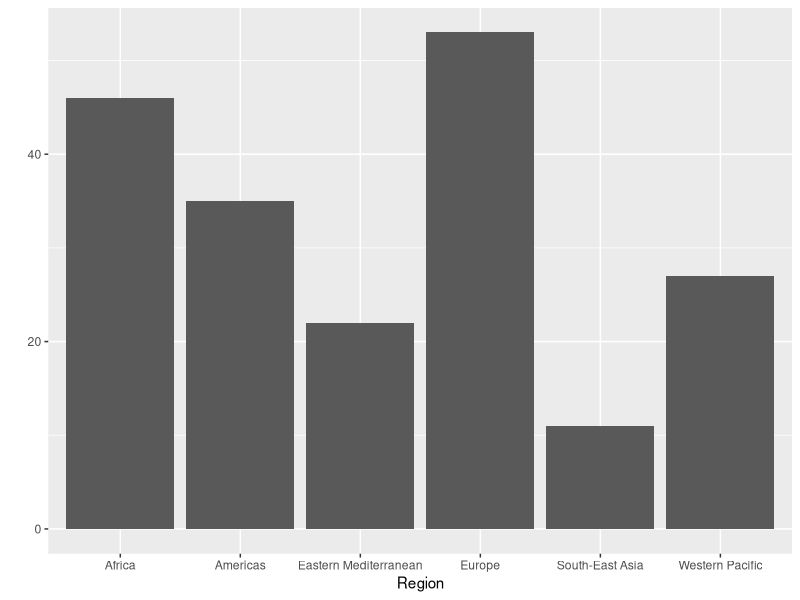
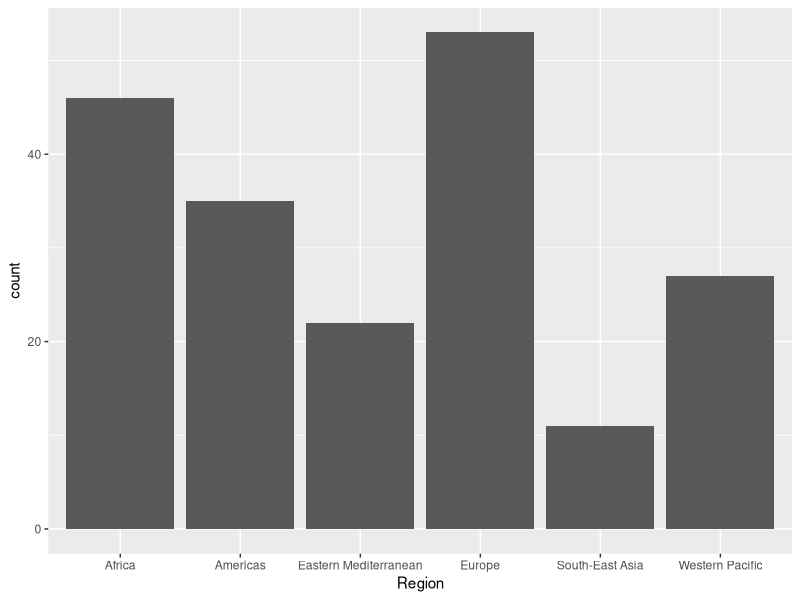
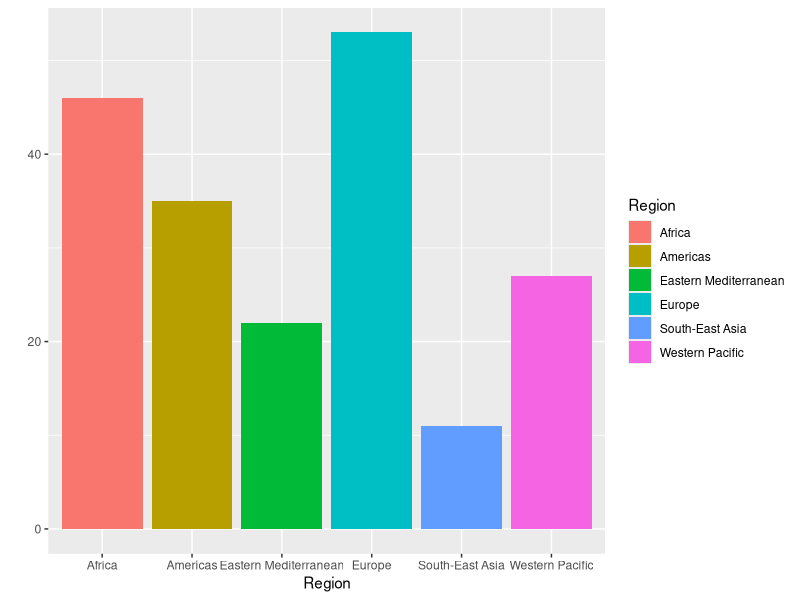
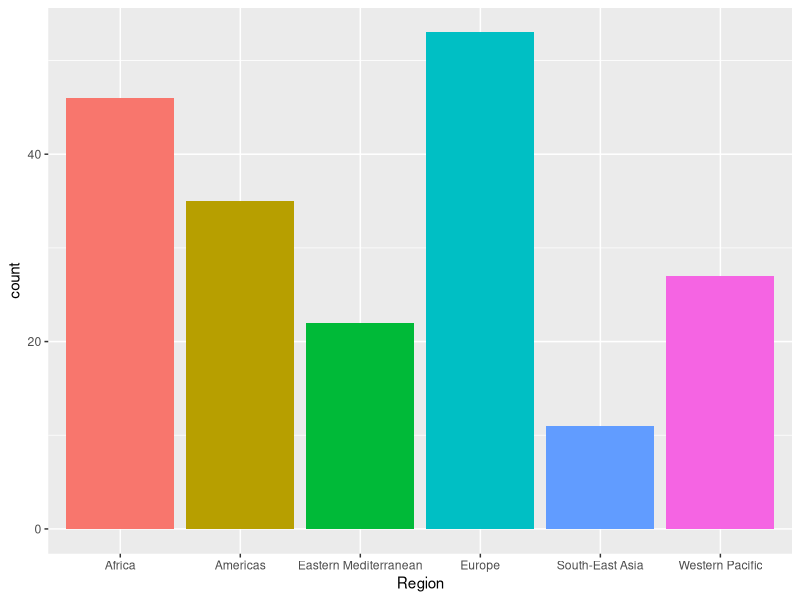
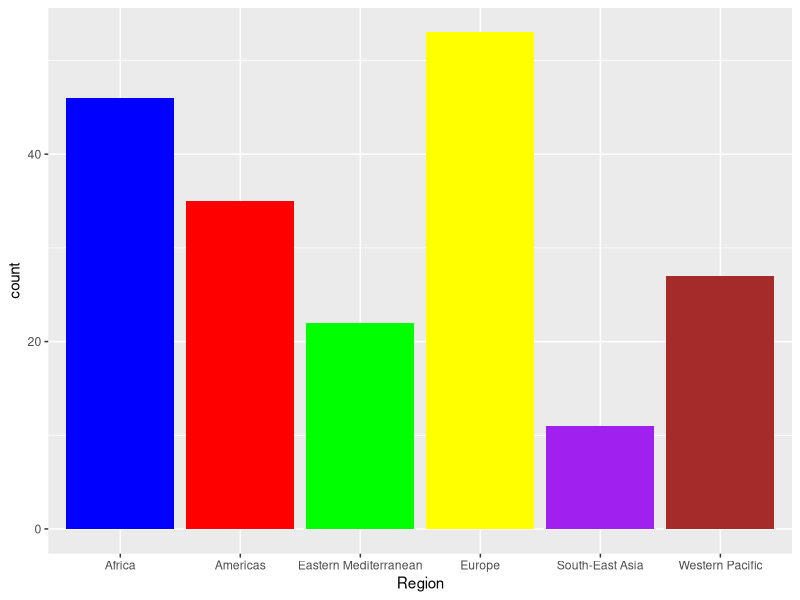
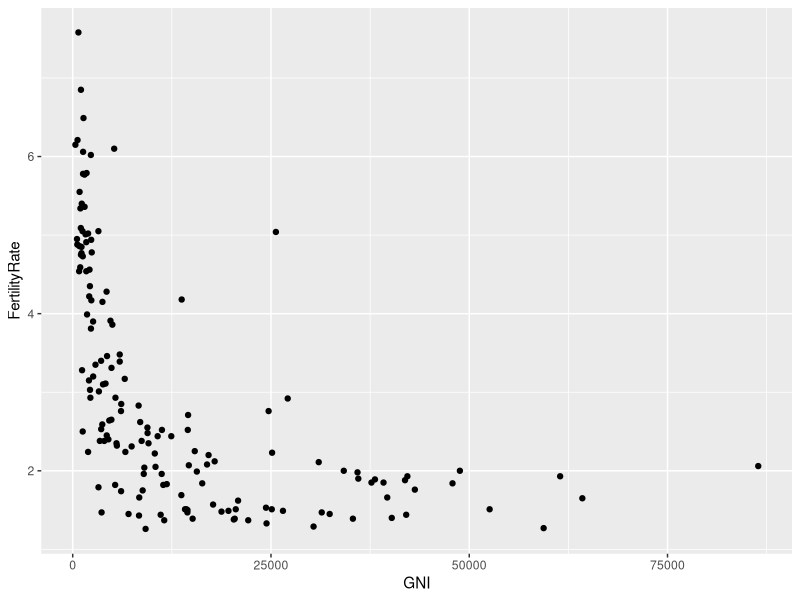
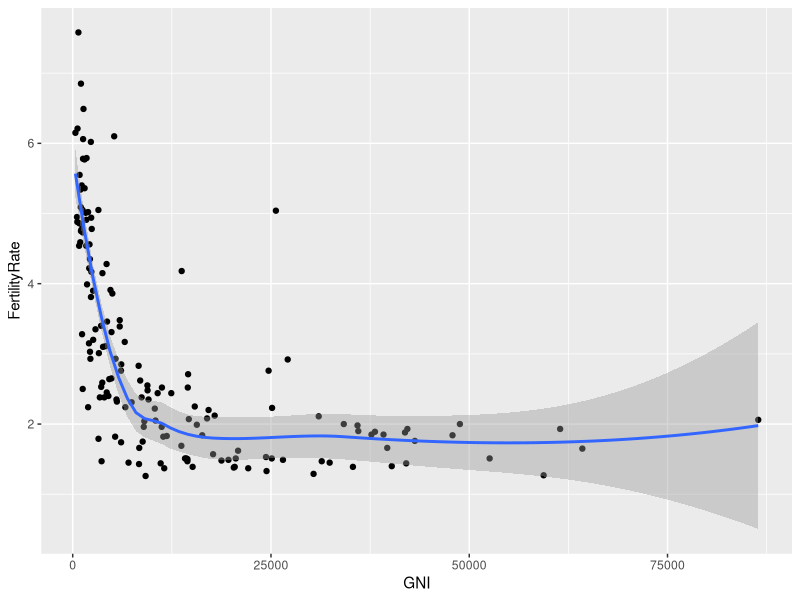
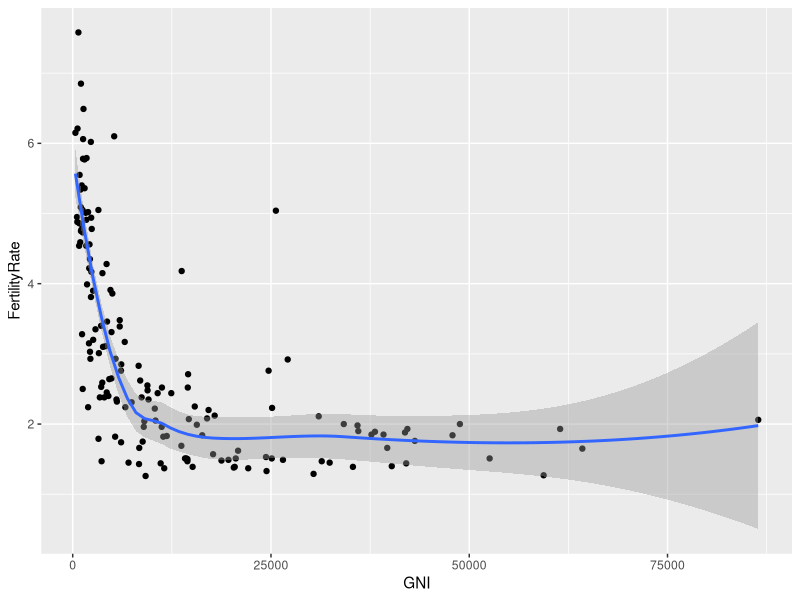

Here is the R script that generated these plots, in order:
## ---- chunk 1
# install.packages("ggplot2")
# install.packages("here")
library(here)
setwd(here())
## ---- chunk 2
library(ggplot2)
WHO <- read.csv("WHO.csv")
WHO
str(WHO)
which(WHO$Country=="Singapore")
WHO[155, ]
summary(WHO$Over60)
summary(WHO$Under15)
## ---- chunk 3
qplot(Region,data=WHO)
ggplot(WHO,aes(x=Region))+geom_bar()

qplot(Region,fill=Region,data=WHO)
ggplot(WHO,aes(x=Region,fill=Region))+geom_bar(show.legend = FALSE)
# specify colors
ggplot(WHO,aes(x=Region,fill=Region))+geom_bar(show.legend = FALSE)+ scale_fill_manual(values=c("blue","red","green","yellow","purple","brown"))
help(qplot)

#bar <- ggplot(WHO) + geom_bar(mapping = aes(x = Region, fill = Region), show.legend = FALSE, width = 1) +  theme(aspect.ratio = 1) + labs(x = NULL, y = NULL)
#bar
#bar + coord_flip()
#bar + coord_polar()
## ---- chunk 4
qplot(GNI,FertilityRate,data=WHO,na.rm=T)

qplot(GNI,FertilityRate,data=WHO,na.rm=T,geom=c("point","smooth"))
ggplot(WHO,aes(x=GNI,y=FertilityRate))+geom_point(na.rm=TRUE)+geom_smooth(na.rm=TRUE)

qplot(GNI,FertilityRate,data=WHO,na.rm=T,color=Region)

qplot(GNI,FertilityRate,data=WHO,na.rm=T,facets=.~Region)
ggplot(WHO,aes(x=GNI,y=FertilityRate))+geom_point(na.rm=TRUE)+ facet_wrap(~Region,nrow=2)

qplot(GNI,FertilityRate,data=WHO,na.rm=T,color=Region, xlab="Gross National Income", ylab="Fertility Rate")

qplot(GNI,FertilityRate,data=WHO,na.rm=T,color=Region,geom=c("point","smooth"))

## ---- chunk 5
subset(WHO,LiteracyRate>90)

WHOL<-subset(WHO,LiteracyRate>90)

qplot(GNI,LiteracyRate,data=WHOL,na.rm=T)

qplot(GNI,LiteracyRate,data=WHOL,na.rm=T,color=Region)
# specify the colors yourself
ggplot(WHOL, aes(x=GNI,y=LiteracyRate,color=Region))+geom_point(na.rm=TRUE)+ scale_color_manual(values=c("blue","red","green","orange","purple","brown"))

## ---- chunk 6
qplot(GNI,LifeExpectancy,data=WHO,na.rm=T,color=Region)

qplot(GNI,LifeExpectancy,data=WHO,na.rm=T,facets=.~Region)
ggplot(WHO,aes(x=GNI,y=LifeExpectancy))+geom_point(na.rm=TRUE)+ facet_wrap(~Region,nrow=2)
## ---- chunk 7
# a<-ggplot(WHO,aes(x=GNI,y=FertilityRate))
# 
# a+geom_point(na.rm=TRUE)+geom_smooth(na.rm=TRUE)+ ggtitle("Fertility Rate vs. Gross National Income") + xlab("Gross National Income") + ylab("Fertility Rate")
# 
# a+geom_point(na.rm=TRUE)+facet_grid(.~Region)+ ggtitle("Fertility Rate vs. Gross National Income") + xlab("Gross National Income") + ylab("Fertility Rate")
#   
# a+geom_point(na.rm=TRUE)+facet_wrap(~Region,nrow=2)+ ggtitle("Fertility Rate vs. Gross National Income") + xlab("Gross National Income") + ylab("Fertility Rate")
# 
# acol<-ggplot(WHO,aes(x=GNI,y=FertilityRate,color=Region))
# 
# acol+geom_point(na.rm=TRUE)+ ggtitle("Fertility Rate vs. Gross National Income") + xlab("Gross National Income") + ylab("Fertility Rate")
# 
# acol+geom_point(na.rm=TRUE)+geom_smooth(na.rm=TRUE)+ ggtitle("Fertility Rate vs. Gross National Income") + xlab("Gross National Income") + ylab("Fertility Rate")

# b<-ggplot(WHO,aes(x=GNI,y=LiteracyRate,color=Region))+ggtitle("Literacy Rate vs. Gross National Income") + xlab("Gross National Income") + ylab("Literacy Rate")
# 
# b+geom_point(na.rm=TRUE)
# 
# subset(WHO,GNI>75000)
# #
#  WHOL<-subset(WHO,LiteracyRate>90)
# #
# c<-ggplot(WHOL,aes(x=GNI,y=LiteracyRate,color=Region))
# c+geom_point(na.rm=TRUE)+ggtitle("Literacy Rate vs. Gross National Income (top 90 percent literacy)") + xlab("Gross National Income") + ylab("Literacy Rate")
# 
# d<-ggplot(WHO,aes(x=GNI,y=LifeExpectancy,color=Region))
# d+geom_point(na.rm=TRUE)+ggtitle("Life Expectancy vs. Gross National Income") + xlab("Gross National Income") + ylab("Life Expectancy")
# ggplot(WHO,aes(x=GNI,y=LifeExpectancy))+geom_point(na.rm=TRUE)+ facet_wrap(~Region,nrow=2)+ggtitle("Literacy Rate vs. Gross National Income") + xlab("Gross National Income") + ylab("Life Expectancy")
# 
